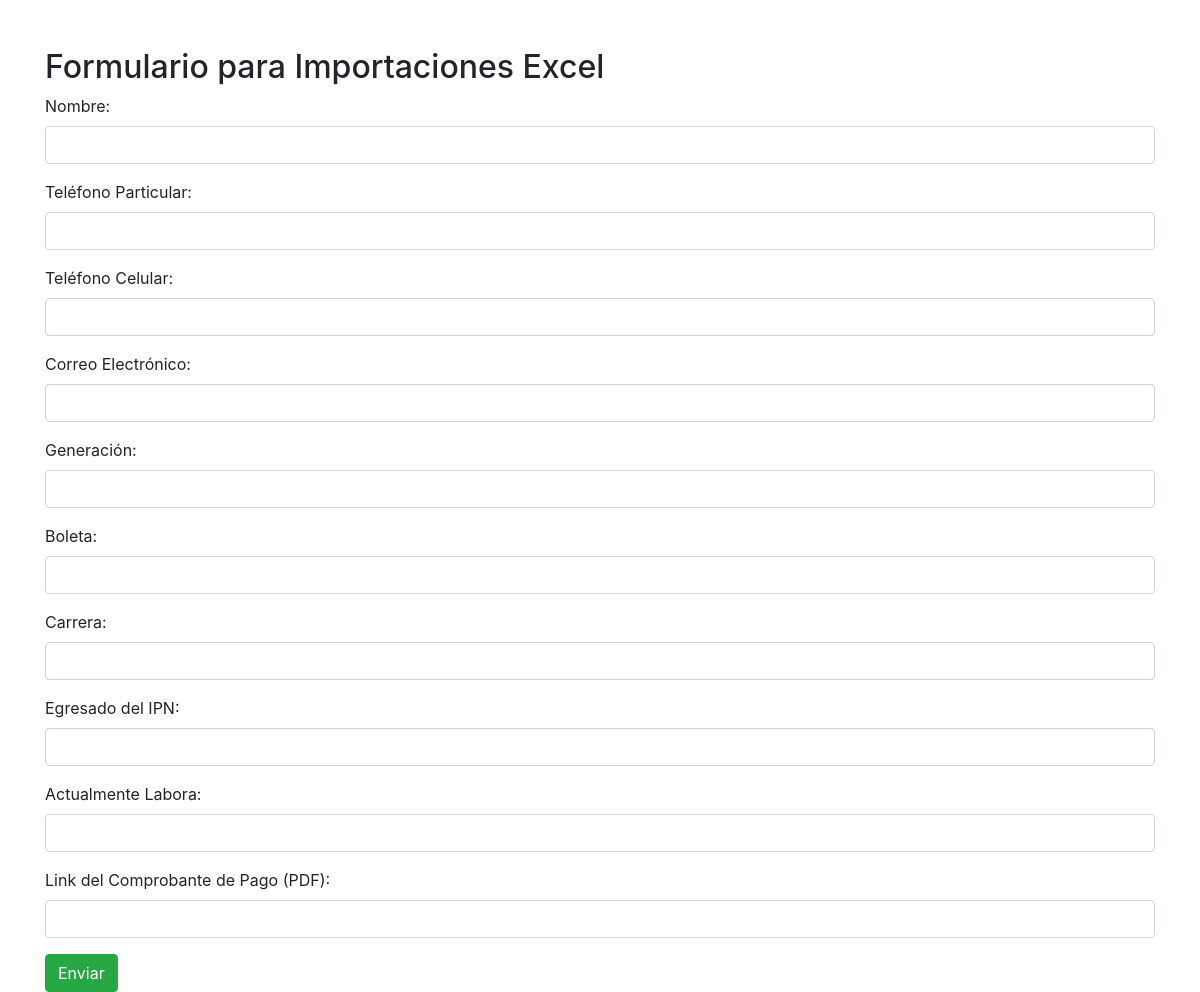
/formulario/1, run on an earlier commit of the app's database.
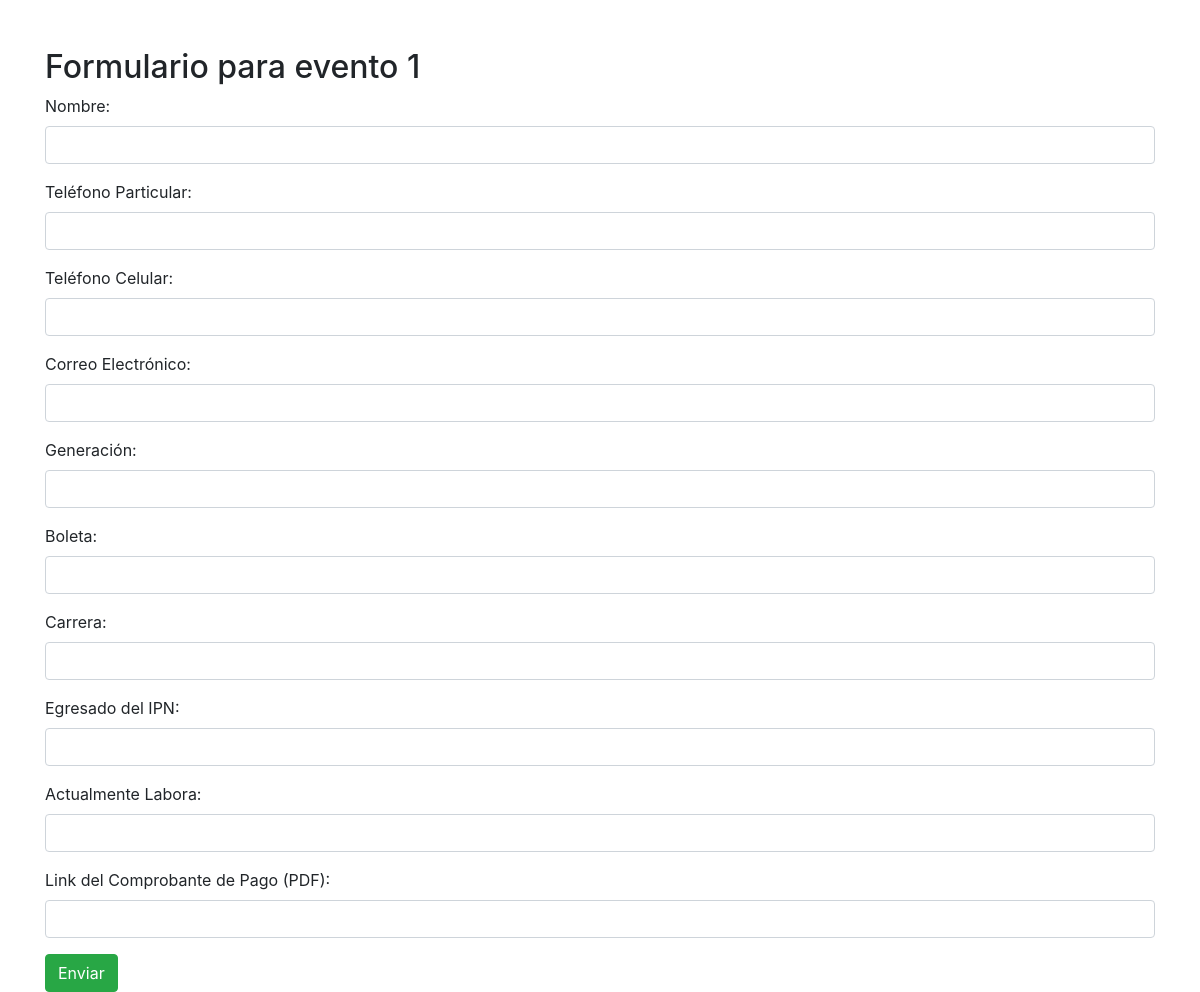
And on a later commit of the database.
### app.py (models this page shows)
class Evento(db.Model):
    id = db.Column(db.Integer, primary_key=True)
    nombre = db.Column(db.String(100), nullable=False)
    fecha = db.Column(db.String(100), nullable=False)
    boletos = db.relationship('Boleto', backref='evento', lazy=True)

### app.py (the view, shortened to what this page needs)
@app.route('/formulario/<int:evento_id>', methods=['GET', 'POST'])
def formulario(evento_id):
    evento = Evento.query.get_or_404(evento_id)
    return render_template('formulario.html', evento=evento)

### templates/formulario.html (shortened to what this page needs)
<!DOCTYPE html>
<html lang="es">
  <head>
    <link
      rel="stylesheet"
      href="https://stackpath.bootstrapcdn.com/bootstrap/4.5.2/css/bootstrap.min.css"
    />
  </head>
  <body>
    <div class="container mt-5">
      <h2>Formulario para {{ evento.nombre }}</h2>
      <form method="POST">
        <div class="form-group">
          <label for="nombre">Nombre:</label>
          <input type="text" class="form-control" name="nombre" required />
        </div>
        <div class="form-group">
          <label for="telefono_particular">Teléfono Particular:</label>
          <input
            type="text"
            class="form-control"
            name="telefono_particular"
            required
          />
        </div>
        <div class="form-group">
          <label for="telefono_celular">Teléfono Celular:</label>
          <input
            type="text"
            class="form-control"
            name="telefono_celular"
            required
          />
        </div>
        <div class="form-group">
          <label for="correo">Correo Electrónico:</label>
          <input type="email" class="form-control" name="correo" required />
        </div>
        <div class="form-group">
          <label for="generacion">Generación:</label>
          <input type="text" class="form-control" name="generacion" required />
        </div>
        <div class="form-group">
          <label for="boleta">Boleta:</label>
          <input type="text" class="form-control" name="boleta" required />
        </div>
        <div class="form-group">
          <label for="carrera">Carrera:</label>
          <input type="text" class="form-control" name="carrera" required />
        </div>
        <div class="form-group">
          <label for="egresado_ipn">Egresado del IPN:</label>
          <input
            type="text"
            class="form-control"
            name="egresado_ipn"
            required
          />
        </div>
        <div class="form-group">
          <label for="actualmente_labora">Actualmente Labora:</label>
          <input
            type="text"
            class="form-control"
            name="actualmente_labora"
            required
          />
        </div>
        <div class="form-group">
          <label for="comprobante_pago"
            >Link del Comprobante de Pago (PDF):</label
          >
          <input
            type="url"
            class="form-control"
            name="comprobante_pago"
            required
          />
        </div>
        <button type="submit" class="btn btn-success">Enviar</button>
      </form>
    </div>
  </body>
</html>

What changed in the data, as far as the page shows it:
changed Evento: nombre "Importaciones Excel" → "evento 1"
